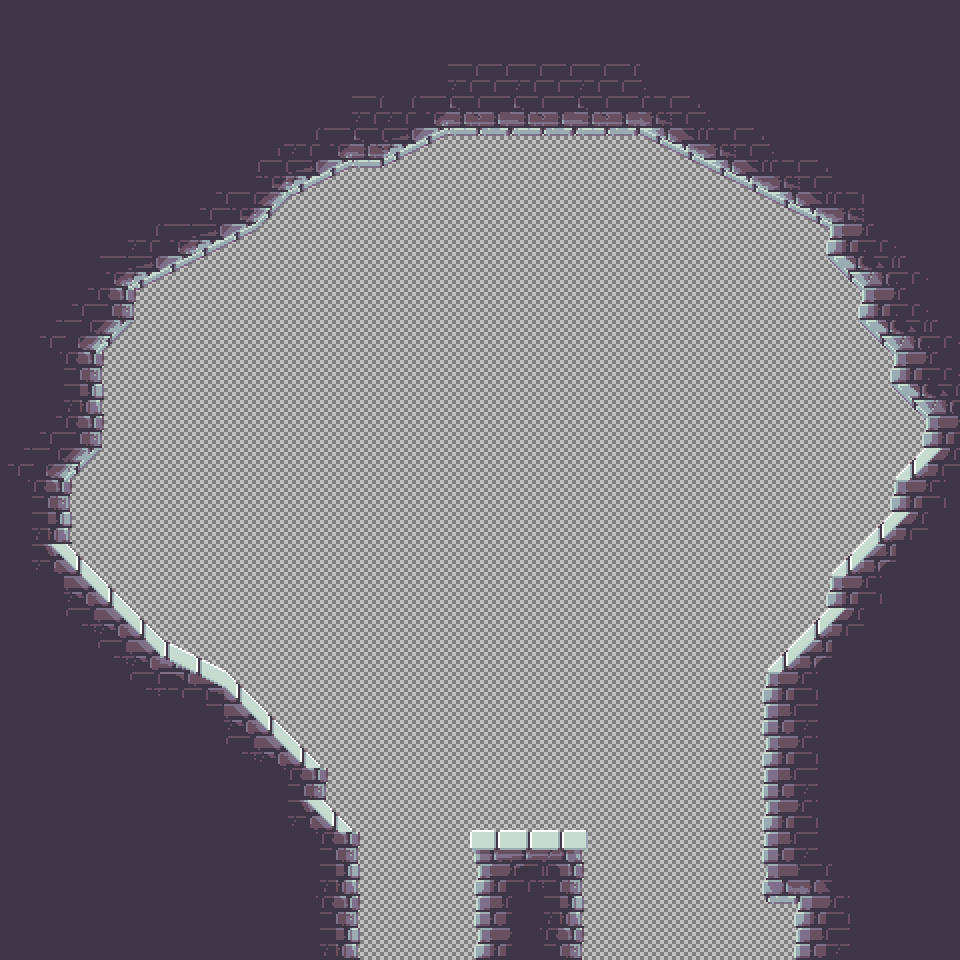

The image is a tile-based game level rendered from a .tmx file. Its description and source (layers, tilesets, objects; grid data summarised) follow:
An orthogonal 30x30 tile map with 32x32 px tiles, 5 tile layers (Wire, Dangers, Spawn Layer, Ground, ...), 2 tilesets.

<map version="1.5" tiledversion="1.6.0" orientation="orthogonal" renderorder="right-down" width="30" height="30" tilewidth="32" tileheight="32" infinite="0" nextlayerid="6" nextobjectid="1">
 <tileset firstgid="1" source="../../Tile Sets/Grass Wireframe.tsx" />
 <tileset firstgid="17" source="../../Tile Sets/1.3 bricks.tsx" />
 <layer id="1" name="Wire" width="30" height="30">
  <data>[900 cells, 900 non-empty, 12 distinct tile ids]</data>
 </layer>
 <layer id="2" name="Dangers" width="30" height="30">
  <data>[900 cells, 0 non-empty, 0 distinct tile ids]</data>
 </layer>
 <layer id="3" name="Spawn Layer" width="30" height="30">
  <data>[900 cells, 0 non-empty, 0 distinct tile ids]</data>
 </layer>
 <layer id="4" name="Ground" width="30" height="30">
  <data>[900 cells, 461 non-empty, 63 distinct tile ids]</data>
 </layer>
 <layer id="5" name="Detail" width="30" height="30">
  <data>[900 cells, 66 non-empty, 26 distinct tile ids]</data>
 </layer>
</map>
